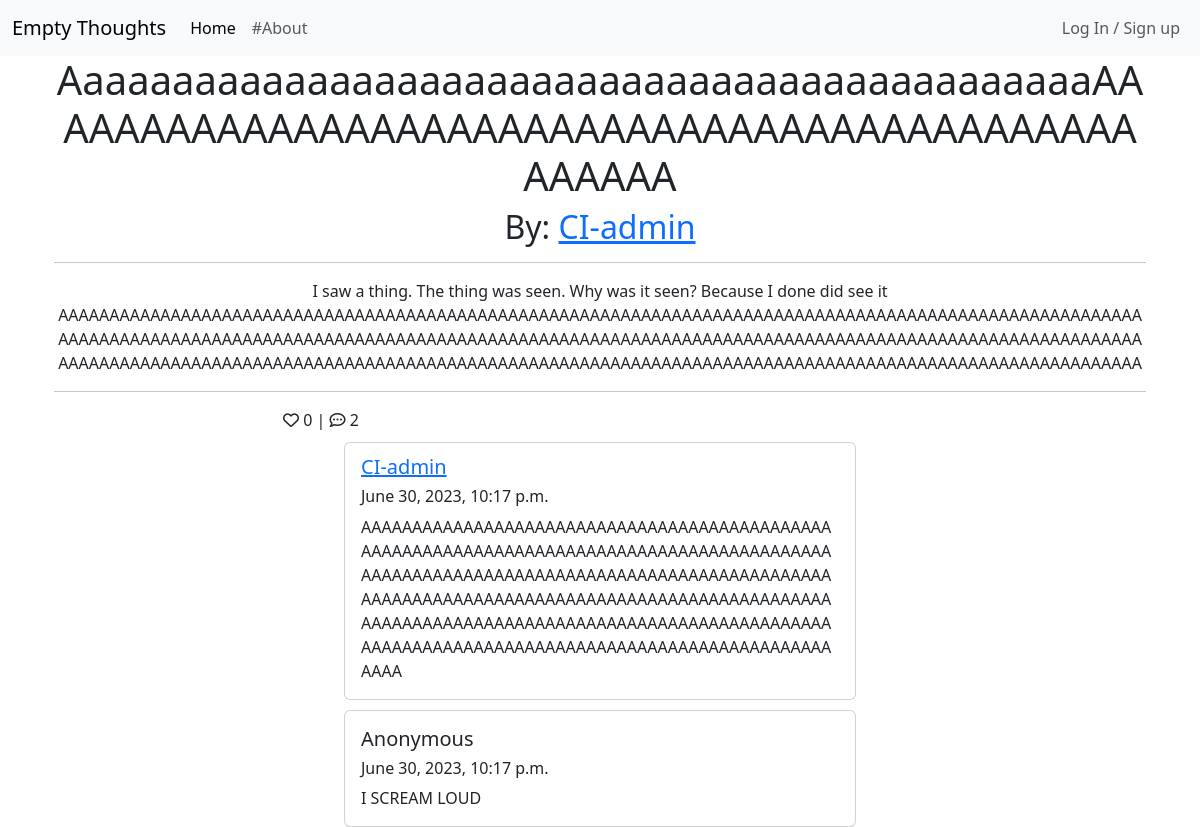
Before: /view/14 with the older database file.
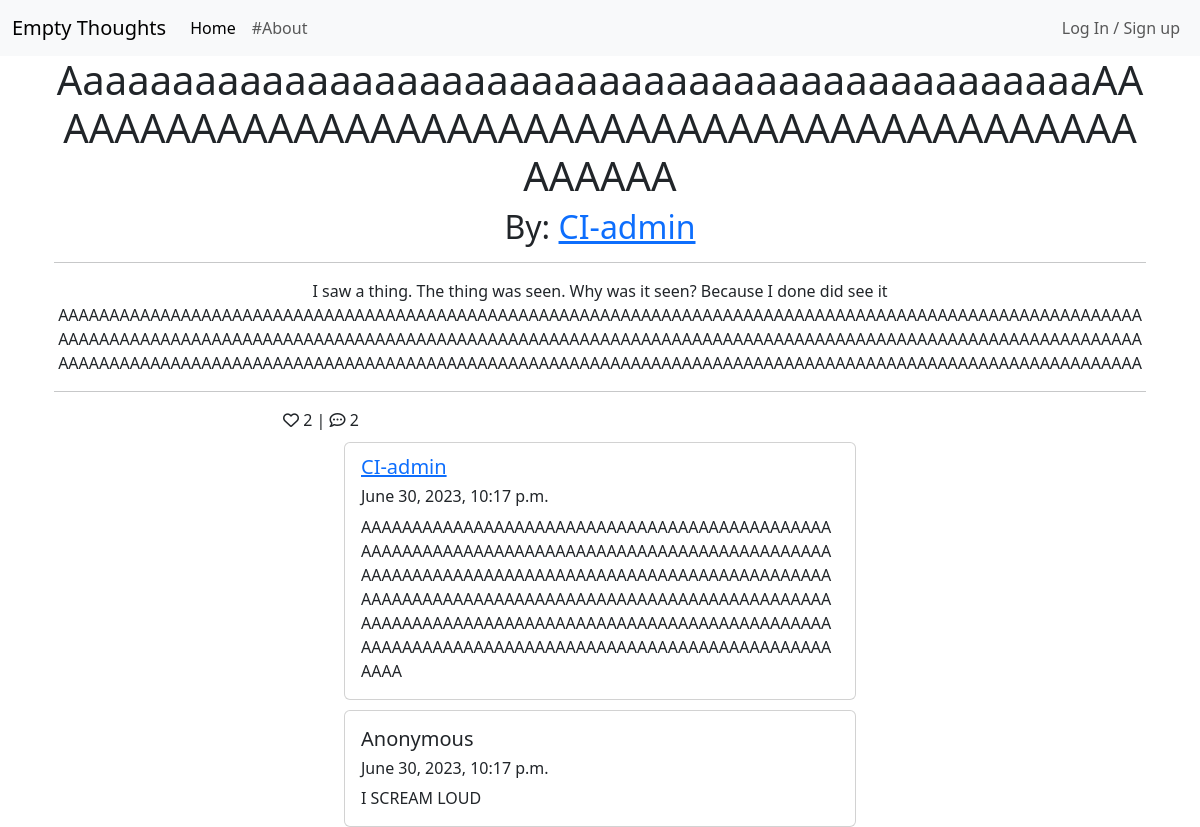
After: the same page with the newer database file.
### thoughts/models.py (models this page shows, shortened)
class Thought(models.Model):
    title = models.CharField(
        max_length=96, null=False, blank=False, default="Untitled Thought")
    author = models.ForeignKey(
        User,
        on_delete=models.CASCADE,
        related_name='thoughts'
        )
    content = models.TextField(max_length=400, null=False, blank=False)
    time = models.TimeField(default=timezone.now)
    anonymous = models.BooleanField(null=False, blank=False, default=True)
    date_created = models.DateTimeField(auto_now_add=True)
    date_updated = models.DateTimeField(auto_now=True)
    likes = models.ManyToManyField(
        User,
        related_name="thought_likes",
        blank=True
        )
    tags = models.ManyToManyField(Tag, blank=True)
    class Meta:
        ordering = ['-date_created']
    def number_of_likes(self):
        return self.likes.count()
    def number_of_comments(self):
        return self.comment_thought.count()

### thoughts/views.py (the view, shortened to what this page needs)
# urls.py: path('view/<thought_id>', views.ThoughtDetail.as_view(), name='view'),
class ThoughtDetail(View):
    def get(self, request, *args, **kwargs):
        thought_id = kwargs.get('thought_id')
        queryset = Thought.objects
        thought = get_object_or_404(queryset, id=thought_id)
        comments = thought.comment_thought.order_by('date_created')
        liked = False
        if thought.likes.filter(id=self.request.user.id).exists():
            liked = True
        context = {
                "thought": thought,
                "comments": comments,
                "liked": liked,
                "comment_form": CommentForm(),
            }
        return render(request, "thoughts/thought_detail.html", context)

### templates/thoughts/thought_detail.html (shortened to what this page needs)
{% extends 'base.html' %}
{% block content %}
{% load static %}
{% load crispy_forms_tags %}
<div class="container">
    <div class="container text-center">
        <h1 class="thought-title">{{thought.title}}</h1>
        {% if thought.anonymous %}
        <h2>By: Anonymous</h2>
        {% else %}
        <h2>By: <a a href="/user/{{thought.author.pk}}">{{thought.author}}</a></h2>
        {% endif %}</h6>
        <hr>
        <p class="card-text thought-content">{{thought.content}} </p>
        <hr>
        <div class="row">
            <div class="col">
                <span class="">
                {% if request.user in thought.likes.all %}
                <i class="fa-solid fa-heart"></i>
                {% else %}
                <i class="fa-regular fa-heart"></i>
                {% endif %}
                {{ thought.number_of_likes }} |
                <i class="fa-regular fa-comment-dots"></i> {{ thought.number_of_comments }}
                </span>
            </div>
        </div>
    </div>
    {% for comment in comments %}
        <div class="card center">
            <div class="card-body">
                {% if comment.anonymous %}
                    <h5>Anonymous</h5>
                {% else %}
                    <h5 class="card-subtitle mb-2 text-body-secondary">
                        <a a href="/user/{{comment.author.pk}}">{{comment.author}}</a>
                    </h5>
                    {% endif %}
                    <h6>{{comment.date_created}}</h6>
                <p class="card-text">{{comment.content}} </p>
            </div>
        </div>
        {% empty %}
        <br>
        <p>No comments yet.</p>
    {% endfor %}
</div>
{%endblock%}

Changed rows visible on the page:
changed Thought "CI-admin": number_of_likes "0" → "2"
